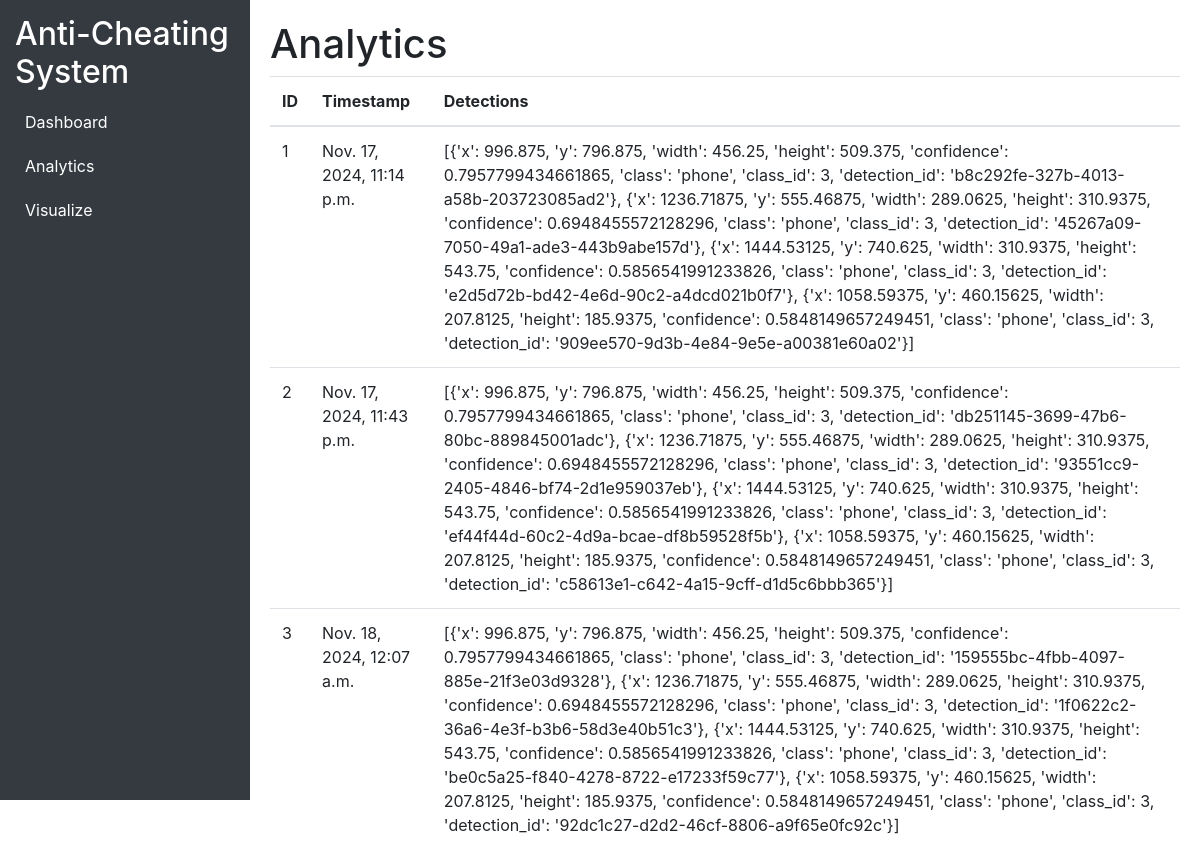
The page /analytics/ on the database its author committed.
### monitoring/models.py (models this page shows, shortened)
class Detection(models.Model):
    image = models.ImageField(upload_to='images/')
    timestamp = models.DateTimeField(auto_now_add=True)
    detections = models.JSONField()

### monitoring/views.py (the view)
# urls.py: path('analytics/', views.analytics, name='analytics'),
def analytics(request):
    detections = Detection.objects.all()
    return render(request, 'monitoring/analytics.html', {'detections': detections})

### monitoring/templates/monitoring/analytics.html
{% extends 'monitoring/index.html' %}
{% block content %}
<div>
    <h1>Analytics</h1>
    <table class="table">
        <thead>
            <tr>
                <th>ID</th>
                <th>Timestamp</th>
                <th>Detections</th>
            </tr>
        </thead>
        <tbody>
            {% for detection in detections %}
            <tr>
                <td>{{ detection.id }}</td>
                <td>{{ detection.timestamp }}</td>
                <td>{{ detection.detections }}</td>
            </tr>
            {% endfor %}
        </tbody>
    </table>
</div>
{% endblock %}

### monitoring/templates/monitoring/index.html (shortened to what this page needs)
<!DOCTYPE html>
<html lang="en">
<head>
    <link href="https://stackpath.bootstrapcdn.com/bootstrap/4.5.2/css/bootstrap.min.css" rel="stylesheet">
</head>
<body>
    <div class="sidebar">
        <h2>Anti-Cheating System</h2>
        <a href="{% url 'dashboard' %}">Dashboard</a>
        <a href="{% url 'analytics' %}">Analytics</a>
        <a href="{% url 'visualize' %}">Visualize</a>
    </div>
    <div class="content">
        {% block content %}{% endblock %}
    </div>
</body>
</html>

### monitoring/templates/monitoring/index.html (style rules this page uses)
body { display: flex; height: 100vh; }
.sidebar { width: 250px; background-color: #343a40; color: white; padding: 15px; }
.sidebar a { color: white; display: block; padding: 10px; text-decoration: none; }
.content { flex: 1; padding: 20px; }

### rows shown on the page
Detection: id "1", timestamp "Nov. 17, 2024, 11:14 p.m.", detections "[{'x': 996.875, 'y': 796.875, 'width': 456.25, 'height': 509.375, 'confidence': 0.7957799434661865, 'class': 'phone', 'class_id': 3, 'detection_id': 'b8c292fe-327b-4013-a58b-203723085ad2'}, {'x': 1236.71875, 'y': 555.46875, 'width': 289.0625, 'height': 310.9375, 'confidence': 0.6948455572128296, 'class': 'phone', 'class_id': 3, 'detection_id': '45267a09-7050-49a1-ade3-443b9abe157d'}, {'x': 1444.53125, 'y': 740.625, 'width': 310.9375, 'height': 543.75, 'confidence': 0.5856541991233826, 'class': 'phone', 'class_id': 3, 'detection_id': 'e2d5d72b-bd42-4e6d-90c2-a4dcd021b0f7'}, {'x': 1058.59375, 'y': 460.15625, 'width': 207.8125, 'height': 185.9375, 'confidence': 0.5848149657249451, 'class':…"
Detection: id "2", timestamp "Nov. 17, 2024, 11:43 p.m.", detections "[{'x': 996.875, 'y': 796.875, 'width': 456.25, 'height': 509.375, 'confidence': 0.7957799434661865, 'class': 'phone', 'class_id': 3, 'detection_id': 'db251145-3699-47b6-80bc-889845001adc'}, {'x': 1236.71875, 'y': 555.46875, 'width': 289.0625, 'height': 310.9375, 'confidence': 0.6948455572128296, 'class': 'phone', 'class_id': 3, 'detection_id': '93551cc9-2405-4846-bf74-2d1e959037eb'}, {'x': 1444.53125, 'y': 740.625, 'width': 310.9375, 'height': 543.75, 'confidence': 0.5856541991233826, 'class': 'phone', 'class_id': 3, 'detection_id': 'ef44f44d-60c2-4d9a-bcae-df8b59528f5b'}, {'x': 1058.59375, 'y': 460.15625, 'width': 207.8125, 'height': 185.9375, 'confidence': 0.5848149657249451, 'class':…"
Detection: id "3", timestamp "Nov. 18, 2024, 12:07 a.m.", detections "[{'x': 996.875, 'y': 796.875, 'width': 456.25, 'height': 509.375, 'confidence': 0.7957799434661865, 'class': 'phone', 'class_id': 3, 'detection_id': '159555bc-4fbb-4097-885e-21f3e03d9328'}, {'x': 1236.71875, 'y': 555.46875, 'width': 289.0625, 'height': 310.9375, 'confidence': 0.6948455572128296, 'class': 'phone', 'class_id': 3, 'detection_id': '1f0622c2-36a6-4e3f-b3b6-58d3e40b51c3'}, {'x': 1444.53125, 'y': 740.625, 'width': 310.9375, 'height': 543.75, 'confidence': 0.5856541991233826, 'class': 'phone', 'class_id': 3, 'detection_id': 'be0c5a25-f840-4278-8722-e17233f59c77'}, {'x': 1058.59375, 'y': 460.15625, 'width': 207.8125, 'height': 185.9375, 'confidence': 0.5848149657249451, 'class':…"
